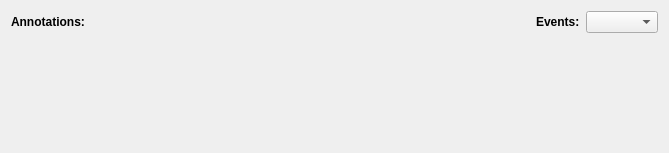
<?xml version="1.0" encoding="UTF-8"?>
<ui version="4.0">
 <class>AnnotationList</class>
 <widget class="QWidget" name="AnnotationList">
  <property name="geometry">
   <rect>
    <x>0</x>
    <y>0</y>
    <width>669</width>
    <height>153</height>
   </rect>
  </property>
  <property name="sizePolicy">
   <sizepolicy hsizetype="Preferred" vsizetype="Minimum">
    <horstretch>0</horstretch>
    <verstretch>0</verstretch>
   </sizepolicy>
  </property>
  <property name="minimumSize">
   <size>
    <width>0</width>
    <height>150</height>
   </size>
  </property>
  <property name="windowTitle">
   <string>Form</string>
  </property>
  <layout class="QVBoxLayout" name="verticalLayout_4">
   <item>
    <layout class="QVBoxLayout" name="verticalLayout_5">
     <item>
      <layout class="QHBoxLayout" name="horizontalLayout_3">
       <item>
        <widget class="QLabel" name="label_5">
         <property name="font">
          <font>
           <weight>75</weight>
           <bold>true</bold>
          </font>
         </property>
         <property name="text">
          <string>Annotations:</string>
         </property>
        </widget>
       </item>
       <item>
        <spacer name="horizontalSpacer_4">
         <property name="orientation">
          <enum>Qt::Horizontal</enum>
         </property>
         <property name="sizeHint" stdset="0">
          <size>
           <width>40</width>
           <height>20</height>
          </size>
         </property>
        </spacer>
       </item>
       <item>
        <widget class="QLabel" name="label_6">
         <property name="font">
          <font>
           <weight>75</weight>
           <bold>true</bold>
          </font>
         </property>
         <property name="text">
          <string>Events:</string>
         </property>
        </widget>
       </item>
       <item>
        <widget class="QComboBox" name="events"/>
       </item>
      </layout>
     </item>
     <item>
      <widget class="browser::TableView" name="annotations" native="true">
       <property name="sizePolicy">
        <sizepolicy hsizetype="Expanding" vsizetype="Expanding">
         <horstretch>0</horstretch>
         <verstretch>2</verstretch>
        </sizepolicy>
       </property>
      </widget>
     </item>
     <item>
      <layout class="QHBoxLayout" name="horizontalLayout_4"/>
     </item>
    </layout>
   </item>
  </layout>
 </widget>
 <customwidgets>
  <customwidget>
   <class>browser::TableView</class>
   <extends>QWidget</extends>
   <header>table.h</header>
   <container>1</container>
  </customwidget>
 </customwidgets>
 <resources/>
 <connections/>
</ui>
